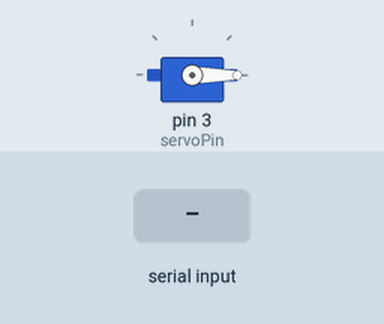
Recording of a sketch running on a simulated Arduino Uno, built with avr-gcc and run on an emulated ATmega328P. On the bench: servo. The test bench sets the inputs (shaded band).

Above: at 1.2 s.
1.3 s: byte 30 received over Serial
At 2.0 s:
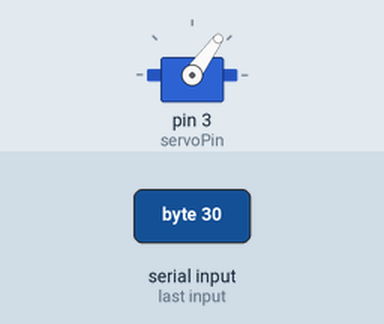
2.8 s: byte 90 received over Serial
At 3.2 s:
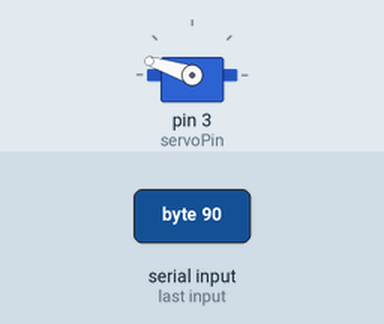
4.3 s: byte 120 received over Serial
At 5.5 s:
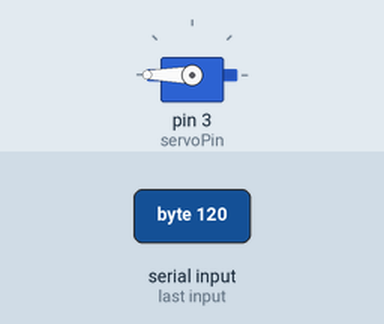
Timing chart, 0 to 7.3 s (numbered marks = the images above; inputs shaded):
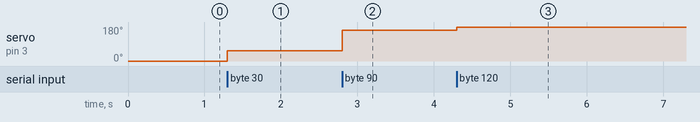

The sketch:

bciAttentionMeter.ino
```cpp
#include <Servo.h>
Servo servo;

int attentionData;
int servoPin = 3;


void setup() {

Serial.begin(115200);
servo.attach(servoPin);

}

void loop() {

  while (Serial.available() > 0){
    attentionData = Serial.read();
  }
  // Multiply the attention data with 1.8 to convert it to
  // motor's rotation degrees.
  servo.write(attentionData*1.8);
}
```

Measured:
- after the input at 1.3 s, servo on pin 3 (servoPin): 0° → 54° at once
- after the input at 2.8 s, servo on pin 3 (servoPin): 54° → 162° at once
- after the input at 4.3 s, servo on pin 3 (servoPin): 162° → 180° at once
